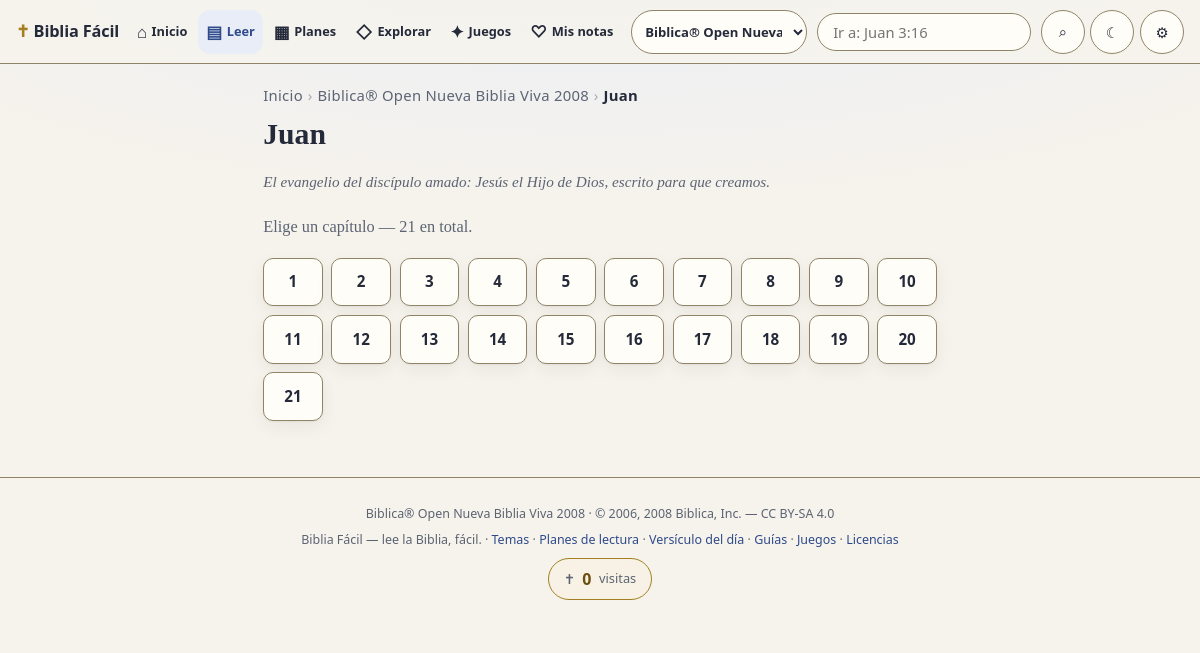
/onbv/juan, run on the app's committed database.
### tables this page shows
CREATE TABLE IF NOT EXISTS books (
    id INT NOT NULL AUTO_INCREMENT PRIMARY KEY,
    ord INT NOT NULL,
    osis VARCHAR(8) NOT NULL,
    name VARCHAR(60) NOT NULL,
    slug VARCHAR(60) NOT NULL,
    aliases VARCHAR(500) NOT NULL DEFAULT '',
    testament VARCHAR(2) NOT NULL,
    chapters INT NOT NULL,
    UNIQUE KEY uq_books_ord (ord),
    UNIQUE KEY uq_books_osis (osis),
    UNIQUE KEY uq_books_slug (slug)
);

CREATE TABLE IF NOT EXISTS versions (
    id INT NOT NULL AUTO_INCREMENT PRIMARY KEY,
    code VARCHAR(20) NOT NULL,
    name VARCHAR(160) NOT NULL,
    language CHAR(3) NOT NULL DEFAULT 'es',
    copyright VARCHAR(500) NULL,
    license VARCHAR(60) NOT NULL DEFAULT 'unknown',
    license_status VARCHAR(20) NOT NULL DEFAULT 'open',
    source_url VARCHAR(500) NULL,
    api_bible_id VARCHAR(40) NULL,
    active TINYINT(1) NOT NULL DEFAULT 1,
    created_at DATETIME NOT NULL DEFAULT CURRENT_TIMESTAMP,
    UNIQUE KEY uq_versions_code (code)
);

### app/Views/chapters.php (the view)
<h1><?= e($book['name']) ?></h1>
<?php if (!empty($intro)): ?>
<p class="book-intro"><?= e($intro) ?></p>
<?php endif; ?>
<p class="muted">Elige un capítulo — <?= (int) $book['chapters'] ?> en total.</p>
<ul class="chapter-grid">
    <?php for ($c = 1; $c <= (int) $book['chapters']; $c++): ?>
    <li><a href="<?= e(url("{$version['code']}/{$book['slug']}/{$c}")) ?>"><?= $c ?></a></li>
    <?php endfor; ?>
</ul>

### app/Views/layout.php (shortened to what the rows shown need)
<!DOCTYPE html>
<html lang="<?= e($meta['htmlLang'] ?? 'es') ?>">
<head>
<link rel="stylesheet" href="<?= e(asset('app.css')) ?>">
</head>
<body<?= !empty($bodyClass) ? ' class="' . e($bodyClass) . '"' : '' ?>>
<main class="page" id="main-content">
<?php if (!empty($meta['crumbs'])): ?>
<nav class="crumbs" aria-label="Breadcrumb"><?php
    $last = count($meta['crumbs']) - 1;
    foreach ($meta['crumbs'] as $i => $c): ?>
        <?php if ($i): ?><span class="crumb-sep" aria-hidden="true">›</span><?php endif; ?>
        <?php if ($c['url'] && $i < $last): ?><a class="crumb" href="<?= e($c['url']) ?>"><?= e($c['label']) ?></a>
        <?php else: ?><span class="crumb<?= $i === $last ? ' cur' : '' ?>" aria-current="<?= $i === $last ? 'page' : 'false' ?>"><?= e($c['label']) ?></span><?php endif; ?>
    <?php endforeach; ?>
</nav>
<?php endif; ?>
<?= $content ?>
</main>
<footer class="footer">
    <?php if (!empty($version)): ?>
    <p><?= e($version['name']) ?><?= !empty($version['copyright']) ? ' · ' . e($version['copyright']) : '' ?>
        <?php if (!empty($version['api_bible_id'])): ?>· provista por <a href="https://api.bible" rel="noopener">API.Bible</a><?php endif; ?></p>
    <?php endif; ?>
    <p>Biblia Fácil — lee la Biblia, fácil. ·
        <a href="<?= e(url('temas')) ?>">Temas</a> ·
        <a href="<?= e(url('planes')) ?>">Planes de lectura</a> ·
        <a href="<?= e(url('versiculo-del-dia')) ?>">Versículo del día</a> ·
        <a href="<?= e(url('guias')) ?>">Guías</a> ·
        <a href="<?= e(url('juegos')) ?>">Juegos</a> ·
        <a href="<?= e(url('licencias')) ?>">Licencias</a></p>
    <?php if (!empty($visits) && env('FF_COUNTER', '1') === '1'): ?>
    <p class="visits"><span class="visits-ico" aria-hidden="true">✝</span><strong><?= number_format($visits[1]) ?></strong> visitas</p>
    <?php endif; ?>
</footer>
</body>
</html>

### data on the page
books: name "Juan", chapters "21"
versions: name "Biblica® Open Nueva Biblia Viva 2008", copyright "© 2006, 2008 Biblica, Inc. — CC BY-SA 4.0"

### other printed values
$c['label'] "Inicio"
$c['label'] "Biblica® Open Nueva Biblia Viva 2008"
$c['label'] "Juan"
$intro "El evangelio del discípulo amado: Jesús el Hijo de Dios, escrito para que creamos."
$visits[1] "0"
form field value "Biblica® Open Nueva Biblia Viva 2008"
